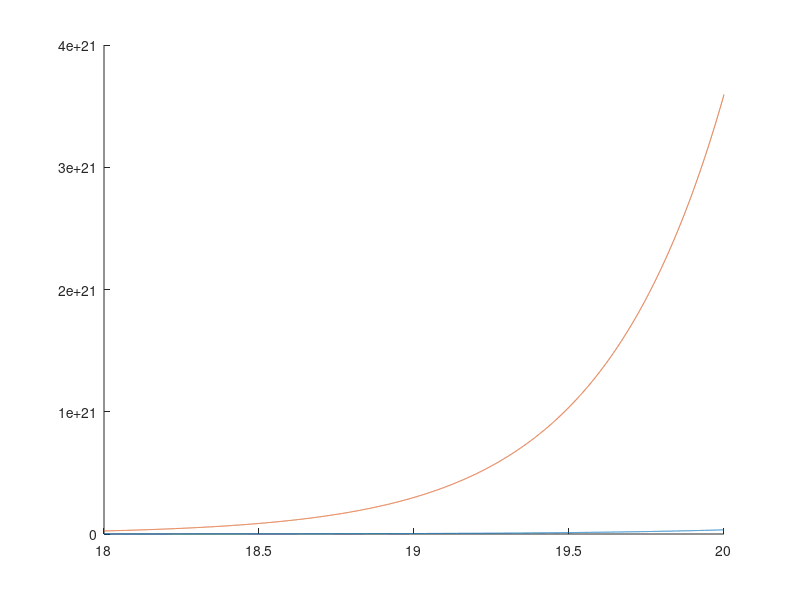

MATLAB code for this plot:
n = 10000;

x = linspace(18,20,n);
y1 = -88.42+0.9451.*x.*exp(x.*2.102);
y2 = -94.25+0.9173.*exp(x.*2.486);

%{
eq = 'a+b*exp(c*x)';
startPoints = [45 5 0];

f = fit(x.',y.',eq,'Start', startPoints);

plot(f,x,y)
%}
v = [2.343 2.35 2.255 2.205 2.055 1.989 1.988 1.89 1.893 1.836 1.828].';
i = [90.5 90.4 85.3 55.77 22.46 12.06 11.98 3.07 3.12 1.05 0.88].';
p = [212.0415 208.372 192.3515 122.97285 46.1553 23.98734 23.81624 5.8023 5.90616 1.95615 1.60864].';

hold on 
plot(x,y1)
plot(x,y2)
% scatter(v,p)
hold off